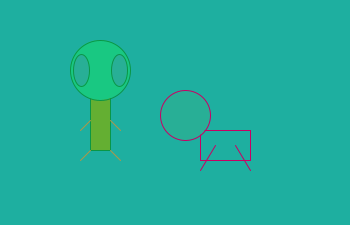
Frame 1 (no input)
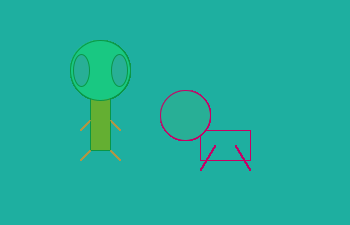
Frame 60 (the mouse pressed at the canvas centre just before this capture)
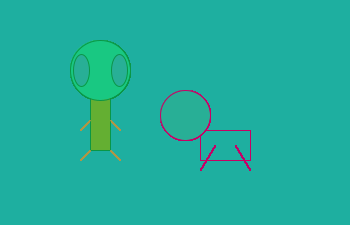
Frame 120 (the mouse held since frame 60 and released just before this capture)

The Processing sketch that drew these frames (run headless with seeded random() and noise(); from frame 60 on, the mouse is pressed at the canvas centre):

// Processing sketch: processing_30343
// ── processing_30343.pde

void setup(){
  background(30, 175, 160);
  size(350, 225);
}
void draw(){
  ellipseMode(CENTER);
  rectMode(CENTER);
  stroke(10, 150,70);
  fill(100, 175, 50);
  rect(100, 100, 20, 100);
  fill(25, 200, 130);
  ellipse(100, 70, 60, 60);
  fill(40, 175, 150);
  ellipse(81, 70, 16, 32);
  ellipse(119, 70, 16, 32);
  stroke(175, 150, 70);
  line(90, 150, 80, 160);
  line(110, 150, 120, 160);
  line(90, 120, 80, 130);
  line(110, 120, 120, 130);
  stroke(200, 0, 100);
  line(200, 130, 250, 130);
  line(200, 130, 200, 160);
  line(250, 130, 250, 160);
  line(200, 160, 250, 160);
  line(215, 145, 200, 170);
  line(235, 145, 250, 170);
  ellipse(185, 115, 50, 50);
}               
